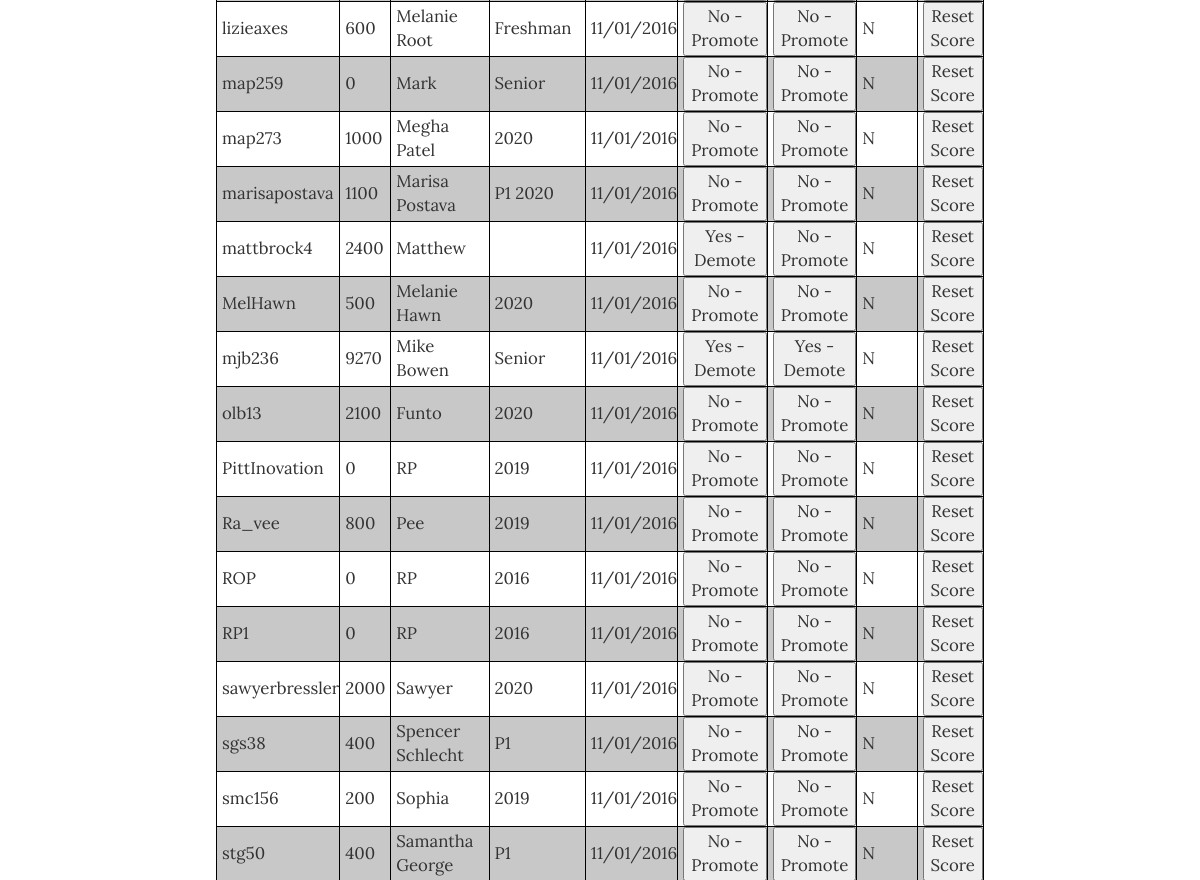
/manage_users.php (signed in, middle part), run on an earlier commit of the app's database.
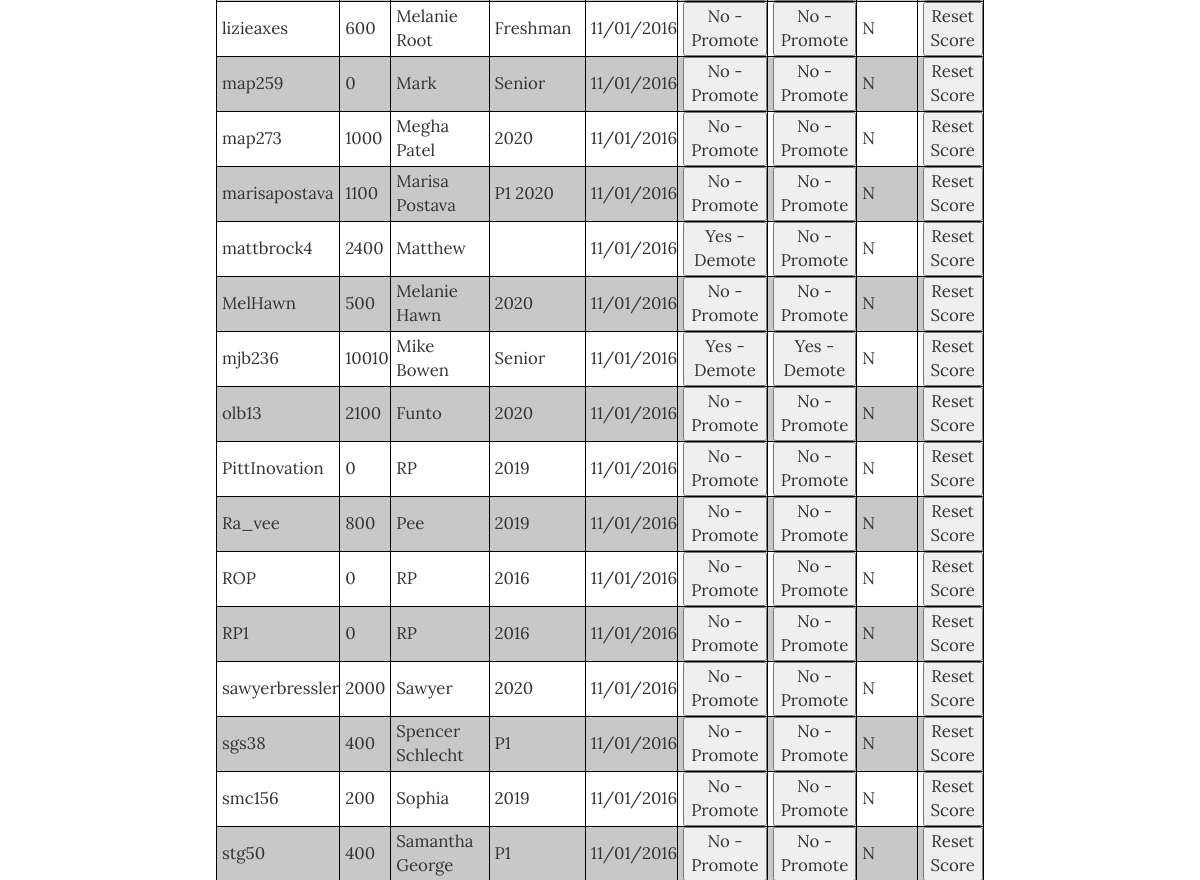
And on a later commit of the database.
### tables this page shows
CREATE TABLE `user_profile` (
  `username` varchar(20) NOT NULL,
  `full_name` varchar(50) NOT NULL,
  `year` varchar(10) NOT NULL,
  `employer` varchar(50) DEFAULT NULL,
  `interests` varchar(256) DEFAULT NULL,
  `bio` varchar(500) DEFAULT NULL,
  `image_url` varchar(256) DEFAULT NULL,
  `created_date` datetime NOT NULL DEFAULT CURRENT_TIMESTAMP,
  `last_updated_date` datetime NOT NULL DEFAULT CURRENT_TIMESTAMP ON UPDATE CURRENT_TIMESTAMP,
  `last_updated_by` varchar(20) NOT NULL
);

CREATE TABLE `user` (
  `username` varchar(20) NOT NULL,
  `password` varchar(60) NOT NULL,
  `email_address` varchar(256) NOT NULL,
  `score` int(10) NOT NULL DEFAULT '0',
  `admin_flag` enum('Y','N') NOT NULL DEFAULT 'N',
  `owner_flag` enum('Y','N') NOT NULL DEFAULT 'N',
  `active_flag` enum('Y','N') NOT NULL DEFAULT 'N',
  `registered_date` datetime NOT NULL DEFAULT CURRENT_TIMESTAMP
);

### includes/functions.php (called while the page is built, shortened)
<?php
function get_navbar() {
  $html = navbar_open();
  if (is_logged_in()) {
    $html .=  user_navbar();
  } else {
    $html .= simple_navbar();
  }
  $html .= navbar_close();
  return $html;
}
function navbar_open() {
  $html = "<nav class = \"navbar navbar-inverse navbar-fixed-top\" style=\"height: auto;\">";
  $html .= "<div class = \"container\">";
  $html .= "<div class=\"navbar-header\">";
  $html .= "<img src=\"../public/static/img/logo.png\" class=\"logo\" width=\"30\" height=\"30\" alt=\"\"/>";
  $html .= "<a href=\"../public/index.php\" class=\"navbar-brand\">PharmGenius</a>";
  $html .= "<button class = \"navbar-toggle\" data-toggle= \"collapse\" data-target = \".navHeaderCollapse\">";
  $html .= "<span class=\"icon-bar\"></span>";
  $html .= "<span class=\"icon-bar\"></span>";
  $html .= "<span class=\"icon-bar\"></span>";
  $html .= "</button>";
  $html .= "</div>";
  $html .= "<div class = \"collapse navbar-collapse navHeaderCollapse\">";
  $html .= "<ul class = \"nav navbar-nav navbar-right\">";
  return $html;
}
function navbar_close() {
  $html = "</ul></div></div></nav>";
  return $html;
}
function admin_navbar() {
  $html = "<li class=\"dropdown\">";
  $html .= "<a href=\"\" class=\"dropdown-toggle\" data-toggle=\"dropdown\"><span>Admin&nbsp;</span><b class=\"caret\"></b></a>";
  $html .= "<ul class=\"dropdown-menu\">";
  $html .= "<li><a href=\"../public/review_categories.php\" id=\"reviewCats\" class=\"nav-button\">View Category Database</a></li>";
  $html .= "<li><a href=\"../public/manage_users.php\" id=\"manageUsers\" class=\"nav-button\">Manage Users</a></li>";
  $html .= "</ul></li>";
  return $html;
}
function user_navbar() {
  $html = "<li><a href=\"../public/select_quiz.php\" id=\"quizme\" class=\"nav-button\">Quiz Me!</a></li>";
  $html .= "<li><a href=\"../public/leaderboard.php\" id=\"leaderboard\" class=\"nav-button\">Leaderboard</a></li>";
  $html .= "<li class=\"dropdown\">";
  $html .= "<a href=\"\" class=\"dropdown-toggle\" data-toggle=\"dropdown\"><span>Questions&nbsp;</span><b class=\"caret\"></b></a>";
  $html .= "<ul class=\"dropdown-menu\">";
  $html .= "<li><a href=\"../public/review_my_questions.php\" id=\"myQuestions\">Your Questions</a></li>";
  $html .= "<li><a href=\"../public/submit_new.php\" id=\"submitNew\">Submit A Question</a></li>";
  $html .= "<li><a href=\"../public/review_new_questions.php\" id=\"ReviewNew\" class=\"nav-button\">Review New Questions</a></li>";
  $html .= "<li><a href=\"../public/review_old_questions.php\" id=\"ReviewOld\" class=\"nav-button\">View Question Database</a></li>";
  $html .= "</ul></li>";
  if (is_user_admin()) {
    $html .= admin_navbar();
  }
  $html .= "<li class=\"dropdown\">";
  $html .= "<a href=\"../public/index.php\" class=\"dropdown-toggle\" data-toggle=\"dropdown\">";
  $html .= "<span class=\"profile-container\">";
  $html .= "<img src=\"";
  $image_url = get_image_url($_SESSION["username"]);
  $html .= ($image_url == null) ? "../public/static/img/logo.png\"" : "{$image_url}\" ";
  $html .= "class=\"profile-small\" alt=\"\"/>&nbsp;&nbsp;Profile&nbsp;</span><b class=\"caret\" style=\"font-size:1.5em;\"></b></a>";
  $html .= "<ul class=\"dropdown-menu\">";
  $html .= "<li><a href=\"../public/profile.php?id=";
  $html .= htmlentities($_SESSION["username"]);
  $html .= "\">View Profile</a></li>";
  $html .= "<li><a href=\"#sendbugreport\" data-toggle=\"modal\">Report a Bug</a></li>";
  $html .= "<li><a href=\"../public/logout.php\">Sign Out</a></li>";
  $html .= "</ul></li>";
  return $html;
}
function mysql_prep($string) {
    global $connection;
    $escaped_string = mysqli_real_escape_string($connection, $string);
    return $escaped_string;
  }
function get_user_data() {
  global $connection;
  $query = "SELECT u.username, u.score, p.full_name, p.year, u.admin_flag, u.active_flag, u.owner_flag, DATE_FORMAT(u.registered_date,'%m/%d/%Y') as registered_date ";
  $query .= "FROM user u ";
  $query .= "JOIN user_profile p on p.username = u.username ";
  $query .= "ORDER BY username ASC ";
  $user_set = mysqli_query($connection, $query);
  return $user_set;
}
function get_image_url($username) {
  global $connection;
  $safe_username = mysql_prep($username);
  $query = "SELECT image_url ";
  $query .= "FROM user_profile ";
  $query .= "WHERE username = '{$safe_username}' ";
  $user_set = mysqli_query($connection, $query);
  if ($user = mysqli_fetch_assoc($user_set)) {
    $file_path = "../public/" . $user["image_url"];
    return $file_path;
  }
  return null;
}
function is_user_admin() {
  if (is_logged_in()) {
    return $_SESSION["admin_flag"] === "Y";
  } else {
    return false;
  }
}
function is_logged_in() {
  return (isset($_SESSION["username"]));
}
?>

### public/manage_users.php (the view, shortened to what this page needs)
<?php require_once("../includes/db_connection.php"); ?>
<?php require_once("../includes/functions.php"); ?>
<?php
  $user_set = get_user_data();
  include("../includes/header.php");
?>
</head>
<body>
  <?php echo get_navbar(); ?>
  <br><br><br><br>
  <div class="container">
    <div class="container col-xs-12">
      <table id="usertable" class="usertable">
        <tbody>
          <?php
            while ($user = mysqli_fetch_assoc($user_set)) {
              $table_row = "<tr><td>" . $user["username"] . "</td>";
              $table_row .= "<td id=\"score_{$user["username"]}\">" . $user["score"] . "</td>";
              $table_row .= "<td>" . $user["full_name"] . "</td>";
              $table_row .= "<td>" . $user["year"] . "</td>";
              $table_row .= "<td>" . $user["registered_date"] . "</td>";
              $table_row .= "<td>";
              $table_row .= "<button type=\"button\" id=\"active_flag_{$user["username"]}\" onclick=\"toggleStatus('active_flag', '{$user["username"]}')\">";
              $table_row .= ($user["active_flag"] == "Y") ? "Yes - Demote" : "No - Promote";
              $table_row .= "</td>";
              $table_row .= "<td>";
              $table_row .= "<button type=\"button\" id=\"admin_flag_{$user["username"]}\" onclick=\"toggleStatus('admin_flag', '{$user["username"]}')\">";
              $table_row .= ($user["admin_flag"] == "Y") ? "Yes - Demote" : "No - Promote";
              $table_row .= "</td>";
              $table_row .= "<td>" . $user["owner_flag"] . "</td>";
              $table_row .= "<td>";
              $table_row .= "<button type=\"button\" onclick=\"resetScore('{$user["username"]}')\">";
              $table_row .= "Reset Score";
              $table_row .= "</td>";
              $table_row .= "</tr>";
              echo $table_row;
            }
          ?>
        </tbody>
      </table>
    </div>
  </div>
<?php include("../includes/footer.php"); ?>

### includes/header.php (shortened to what this page needs)
<!DOCTYPE html>
<html lang="en">
<head>
  <link rel="stylesheet" href="../public/static/css/bootstrap.min.css">
  <link rel="stylesheet" href="../public/static/css/grayscale.css">
  <link rel="stylesheet" href="../public/static/css/style.css">
  <link rel="stylesheet" href="../public/static/css/font-awesome.min.css" type="text/css">

### includes/footer.php (shortened to what this page needs)
</body>
</html>

### public/static/css/grayscale.css (style rules this page uses)
body { width: 100%; height: 100%; font-family: Lora,"Helvetica Neue",Helvetica,Arial,sans-serif; }
html { width: 100%; height: 100%; }
body { webkit-tap-highlight-color: rgba(255,255,255,.2); }
table#usertable tr:nth-child(even) { background-color: rgb(200, 200, 200); }
table#usertable tr:nth-child(odd) { background-color:#fff; }
table.usertable { font-size: 1.2em; }

### public/static/css/style.css (style rules this page uses)
table { width:50%; margin: auto }
table, th, td { border: 1px solid black; border-collapse: collapse; }

What changed in the data, as far as the page shows it:
changed through a linked row, user_profile "Mike Bowen": last_updated_by.score "9270" → "10010"
